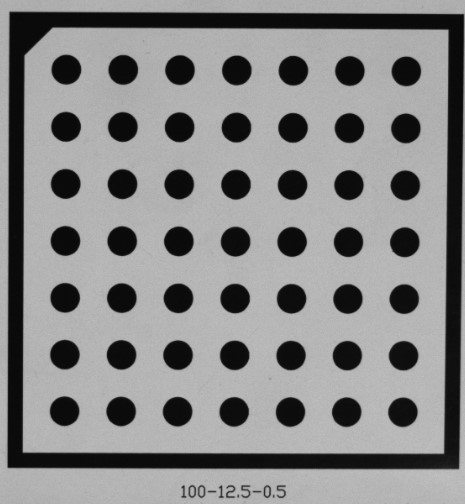
#> input picture 1.jpg, 465 x 504 px, given in place of the camera
$ python all_detect_test.py
#> lines starting #> are read from the running program, lines starting #| are printed output that depends on the picture; after the words box and inside, x2 and y2 are one past the last pixel; in counts of white or black regions, pixels touching at a corner belong together
import imutils
import cv2
import numpy as np
from scipy.spatial import distance as dist
from collections import OrderedDict

class ColorLabel:
    def __init__(self):
        color = OrderedDict({
            "red": (255, 166, 146),
            "green": (131, 224, 164),
            "blue": (0, 156, 255),
            'yellow': (255, 255, 255),
            'orange': (255, 255, 201)})

        self.lab = np.zeros((len(color),1,3),dtype='uint8')

        self.colorName = []
        for (i,(name,rgb)) in enumerate(color.items()):
            self.lab[i] = rgb
            self.colorName.append(name)

        self.lab = cv2.cvtColor(self.lab,cv2.COLOR_BGR2GRAY)

    def label(self,image,c):
        mask = np.zeros(image.shape[:2],dtype='uint8')
        cv2.drawContours(mask,[c],-1,255,-1)
        mask = cv2.erode(mask,None,iterations=2)
        mean = cv2.mean(image,mask = mask)[:3]
        minDist = (np.inf,None)
        for (i,row) in enumerate(self.lab):
            d = dist.euclidean(row[0],mean)
            if d < minDist[0]:
                minDist = (d,i)

        return self.colorName[minDist[1]]


def detect(c):
    shape = 'unidentified'
    perimeter = cv2.arcLength(c,True)

    approx = cv2.approxPolyDP(c,0.04*perimeter,True)

    if len(approx) == 3:
        shape = 'trigle'
    elif len(approx) == 4:
        (x,y,w,h) = cv2.boundingRect(approx)
        asper = w/float(h)
        if asper >= 0.95 or asper <= 1.05:
            shape = 'squre'
        else:
            shape = 'rectangle'
    elif len(approx) == 5:
        shape = ''

    else:
        shape = 'circle'
    return shape


cap = cv2.VideoCapture(1)
while True:
    ret,image = cap.read()
#> image is the input picture: shape (504, 465, 3); min 0, max 194, mean 135.7

    #chongzhi
    resized = imutils.resize(image,width=300)
    ratio = image.shape[0]/float(resized.shape[0])
#> ratio = 1.55

    #gauss
    gauss = cv2.GaussianBlur(resized,(5,5),0)
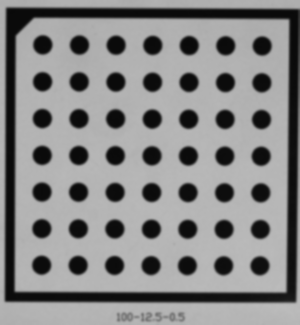
#> gauss: shape (325, 300, 3); min 9, max 188, mean 135.7

    #gray
    gray = cv2.cvtColor(gauss,cv2.COLOR_BGR2GRAY)
    lab = cv2.cvtColor(gauss, cv2.COLOR_BGR2GRAY)

    #thresh
    thresh = cv2.threshold(gray,115,255,cv2.THRESH_BINARY)[1]
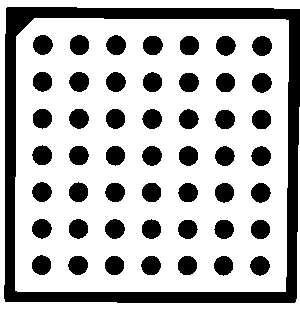
#> thresh: shape (325, 300); 72.2% white; 50 black regions
    cv2.imshow('thresh',thresh)

    #cnts
    cnts = cv2.findContours(thresh.copy(),cv2.RETR_EXTERNAL,cv2.CHAIN_APPROX_SIMPLE)
#> cnts = 2 contours; box (x1, y1, x2, y2) and area: (15, 18, 289, 292) 73692, (0, 0, 300, 325) 9874
    cnts = imutils.grab_contours(cnts)

    color_b = ColorLabel()

    #遍历轮廓
    for c in cnts:
        M = cv2.moments(c)

        try:
            cX = int((M['m10']/M['m00'])*ratio)
            cY = int((M['m01'] / M['m00']) * ratio)
        except:
            cX= 0
            cY = 0

        shape = detect(c)
#> (the run stopped early here; a loop or call above may not have finished)
